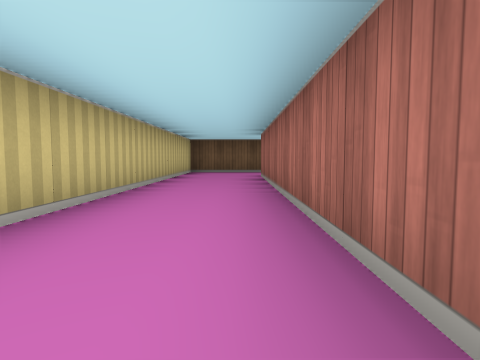
[1] (above)

12 first-person views from a walk through a cub3D level. The camera is about half as high as the walls, tilts 4° down and sees 75° across. The floor is counted in squares. Each view is taken from the middle of a square. On the plan, view 1 faces up. The plan holds only what a view shows up to about 9 squares ahead; the rest is blank.

[2]
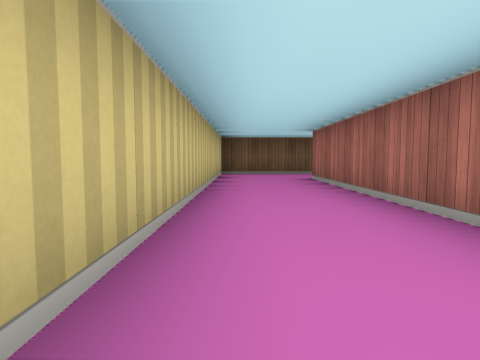

[3]
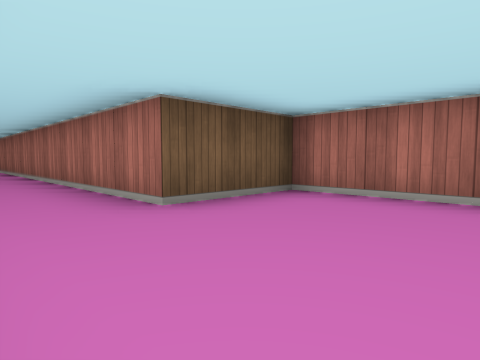

[4]
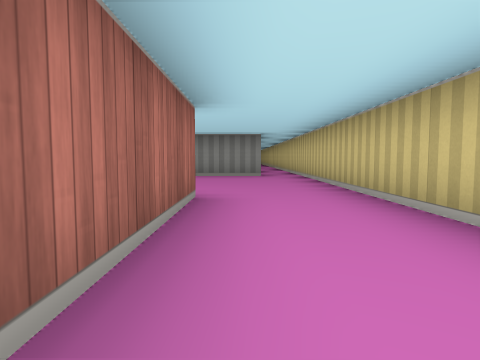

[5]
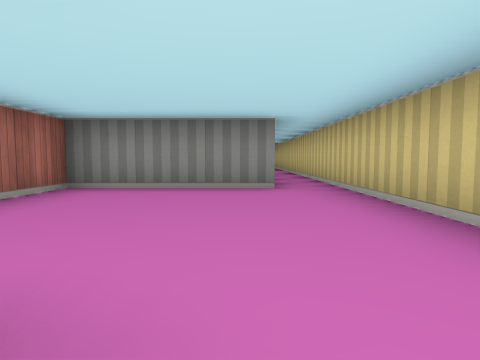

[6]
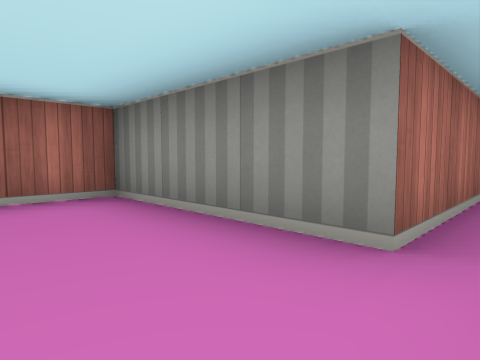

[7]
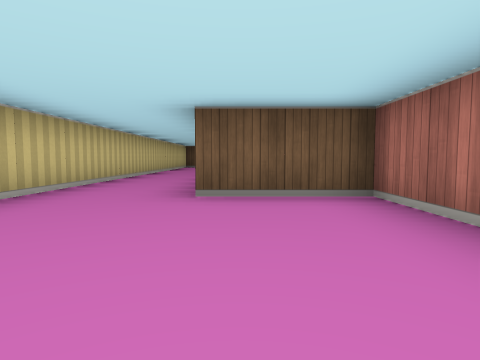

[8]
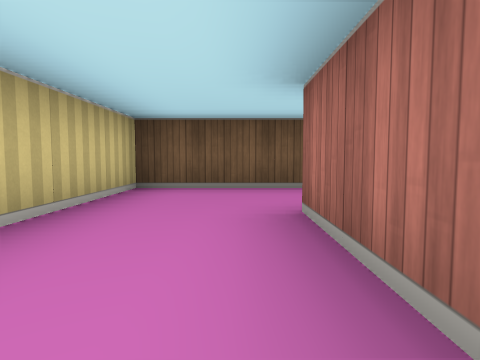

[9]
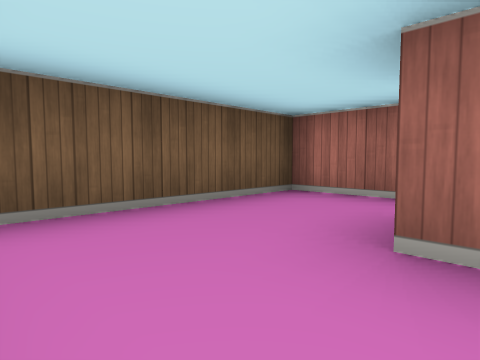

[10]
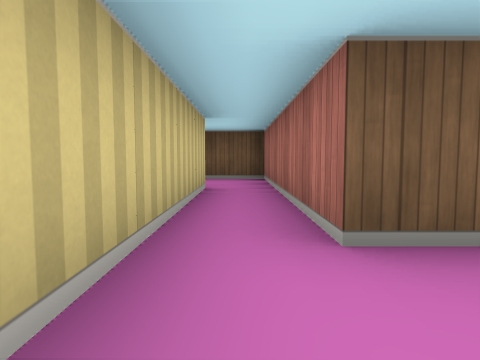

[11]
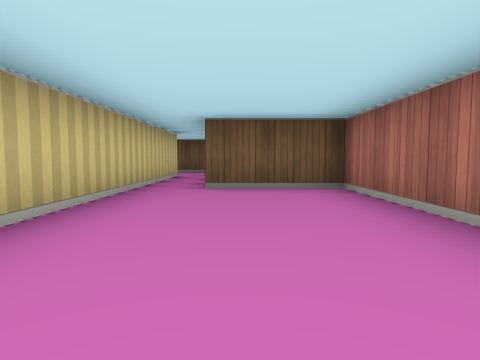

[12]
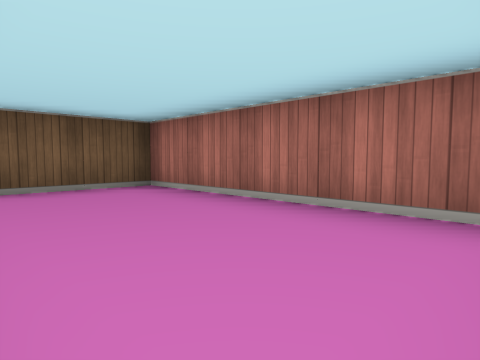

### Floor plan
Points are (right, up) in squares from view 1. A wall is a line through its corners. A room is listed if a view was taken in it or the views show most of it. See-through windows are left out.
Room 1 (views 1, 2, 3, 4, 5, 6, 7, 8, 9)
walls: (-0.5, -7.9) (-0.5, -5.5) (2.5, -5.5) (2.5, -1.5) (0.5, -1.5) (0.5, 7.5); (1.5, 9.5) (-1.5, 9.5) (-1.5, -10.1)
ways out: opening at (1, 8.5) to room 2
Room 2 (views 10, 11, 12)
walls: (4.5, 0.2) (4.5, 4.5) (2.5, 4.5) (2.5, 9.5) (1.5, 9.5); (1.5, 7.5) (1.5, 1.9)
ways out: opening at (1, 8.5) to room 1

Positions as (right, up) in squares from view 1, and headings:
1: (0, 0), facing up
2: (-1, 1), facing up
3: (-1, -4), facing up-right
4: (0, 2), facing down
5: (0, -1), facing down
6: (-1, -4), facing down-right
7: (1, -5), facing up
8: (0, 5), facing up
9: (-1, 7), facing up-right
10: (2, 3), facing up
11: (3, 0), facing up
12: (2, 0), facing up-right
